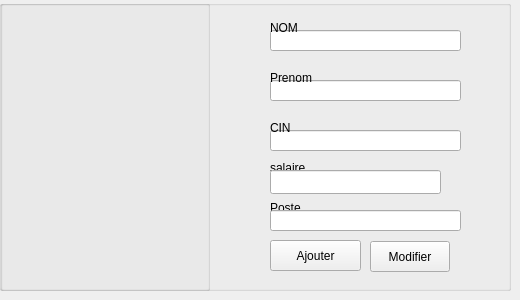
     <widget class="QWidget" name="tab">
      <attribute name="title">
       <string>Nouvel Employe</string>
      </attribute>
      <widget class="QGroupBox" name="inputBox">
       <property name="geometry">
        <rect>
         <x>0</x>
         <y>0</y>
         <width>511</width>
         <height>291</height>
        </rect>
       </property>
       <property name="title">
        <string/>
       </property>
       <widget class="QGroupBox" name="Box">
        <property name="geometry">
         <rect>
          <x>-1</x>
          <y>0</y>
          <width>211</width>
          <height>291</height>
         </rect>
        </property>
        <property name="title">
         <string/>
        </property>
       </widget>
       <widget class="QLineEdit" name="nom">
        <property name="geometry">
         <rect>
          <x>270</x>
          <y>30</y>
          <width>191</width>
          <height>21</height>
         </rect>
        </property>
       </widget>
       <widget class="QLineEdit" name="prenom">
        <property name="geometry">
         <rect>
          <x>270</x>
          <y>80</y>
          <width>191</width>
          <height>21</height>
         </rect>
        </property>
       </widget>
       <widget class="QLineEdit" name="cin">
        <property name="geometry">
         <rect>
          <x>270</x>
          <y>130</y>
          <width>191</width>
          <height>21</height>
         </rect>
        </property>
       </widget>
       <widget class="QLabel" name="label">
        <property name="geometry">
         <rect>
          <x>270</x>
          <y>20</y>
          <width>41</width>
          <height>16</height>
         </rect>
        </property>
        <property name="text">
         <string>NOM</string>
        </property>
       </widget>
       <widget class="QLabel" name="label_2">
        <property name="geometry">
         <rect>
          <x>270</x>
          <y>70</y>
          <width>51</width>
          <height>16</height>
         </rect>
        </property>
        <property name="text">
         <string>Prenom</string>
        </property>
       </widget>
       <widget class="QLabel" name="label_3">
        <property name="geometry">
         <rect>
          <x>270</x>
          <y>120</y>
          <width>41</width>
          <height>16</height>
         </rect>
        </property>
        <property name="text">
         <string>CIN</string>
        </property>
       </widget>
       <widget class="QPushButton" name="ajouter">
        <property name="geometry">
         <rect>
          <x>270</x>
          <y>240</y>
          <width>91</width>
          <height>31</height>
         </rect>
        </property>
        <property name="text">
         <string>Ajouter</string>
        </property>
       </widget>
       <widget class="QLabel" name="label_4">
        <property name="geometry">
         <rect>
          <x>270</x>
          <y>200</y>
          <width>41</width>
          <height>16</height>
         </rect>
        </property>
        <property name="text">
         <string>Poste</string>
        </property>
       </widget>
       <widget class="QLineEdit" name="poste">
        <property name="geometry">
         <rect>
          <x>270</x>
          <y>210</y>
          <width>191</width>
          <height>21</height>
         </rect>
        </property>
       </widget>
       <widget class="QPushButton" name="modifier">
        <property name="geometry">
         <rect>
          <x>370</x>
          <y>241</y>
          <width>80</width>
          <height>31</height>
         </rect>
        </property>
        <property name="text">
         <string>Modifier</string>
        </property>
       </widget>
       <widget class="QLabel" name="label_6">
        <property name="geometry">
         <rect>
          <x>270</x>
          <y>160</y>
          <width>56</width>
          <height>16</height>
         </rect>
        </property>
        <property name="text">
         <string>salaire</string>
        </property>
       </widget>
       <widget class="QLineEdit" name="slaire">
        <property name="geometry">
         <rect>
          <x>270</x>
          <y>170</y>
          <width>171</width>
          <height>24</height>
         </rect>
        </property>
       </widget>
      </widget>
     </widget>
